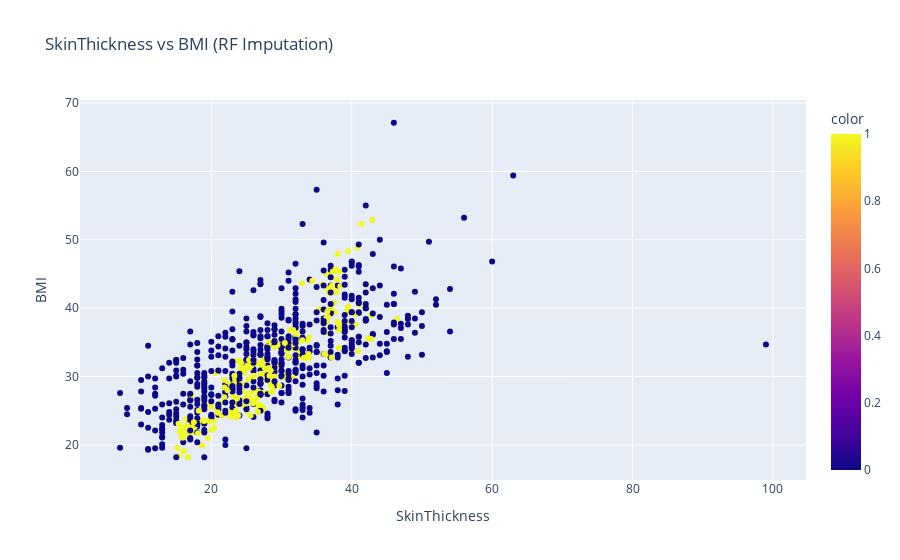

Here is the notebook cell this chart was saved with:
### Markdown cell above
The `IterativeImputer` class is highly flexible and allows us to use any estimator object to perform our imputation (instead of just regression). The default estimator that it uses isn't actually vanilla linear regression - it's something known as Bayesian Ridge regression. We won't cover the details here as the important thing to know is that it is just a linear regression variant. If you are curious about a fuller understanding, more details can be found at: https://scikit-learn.org/stable/modules/generated/sklearn.linear_model.BayesianRidge.html#sklearn.linear_model.BayesianRidge.

Another, more recent, trend in imputation is using tree based ensembles. Here we will use the `RandomForestRegressor` estimator to impute the missing values:

### Code cell
from sklearn.ensemble import RandomForestRegressor

## Impute the missing values using RandomForestRegressor and IterativeImputer

RF_impute = IterativeImputer(estimator=RandomForestRegressor())
pima_RF_arr = RF_impute.fit_transform(pima_df)
pima_RF_df = pd.DataFrame(data=pima_RF_arr, columns=pima_cols)

fig_rf = px.scatter(pima_RF_df, x="SkinThickness", y="BMI", title="SkinThickness vs BMI (RF Imputation)",
           color=nulls)
fig_rf

### Figure 1 — Plotly figure (JSON) as saved in the notebook; plotly's stock layout.template omitted (floating-point values rounded to 4 significant figures; data arrays with more than 128 entries replaced by an {"elided": "..."} marker saying what was removed)
{"data": [{"hovertemplate": "SkinThickness=%{x}<br>BMI=%{y}<br>color=%{marker.color}<extra></extra>", "legendgroup": "", "marker": {"color": {"elided": "752 int values"}, "coloraxis": "coloraxis", "symbol": "circle"}, "mode": "markers", "name": "", "orientation": "v", "showlegend": false, "type": "scatter", "x": {"elided": "752 float values"}, "xaxis": "x", "y": {"elided": "752 float values"}, "yaxis": "y"}], "layout": {"coloraxis": {"colorbar": {"title": {"text": "color"}}, "colorscale": [[0, "#0d0887"], [0.1111, "#46039f"], [0.2222, "#7201a8"], [0.3333, "#9c179e"], [0.4444, "#bd3786"], [0.5556, "#d8576b"], [0.6667, "#ed7953"], [0.7778, "#fb9f3a"], [0.8889, "#fdca26"], [1, "#f0f921"]]}, "legend": {"tracegroupgap": 0}, "title": {"text": "SkinThickness vs BMI (RF Imputation)"}, "xaxis": {"anchor": "y", "domain": [0, 1], "title": {"text": "SkinThickness"}}, "yaxis": {"anchor": "x", "domain": [0, 1], "title": {"text": "BMI"}}}}
